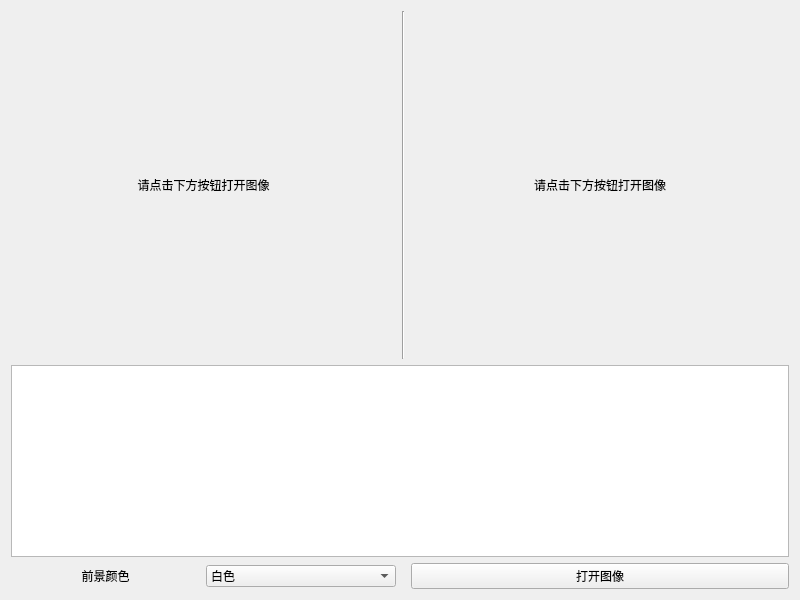
<?xml version="1.0" encoding="UTF-8"?>
<ui version="4.0">
 <class>ImageSegmentation</class>
 <widget class="QWidget" name="ImageSegmentation">
  <property name="geometry">
   <rect>
    <x>0</x>
    <y>0</y>
    <width>800</width>
    <height>600</height>
   </rect>
  </property>
  <property name="windowTitle">
   <string>图像分割</string>
  </property>
  <property name="styleSheet">
   <string notr="true"/>
  </property>
  <layout class="QGridLayout" name="gridLayout">
   <item row="0" column="2">
    <widget class="Line" name="line">
     <property name="orientation">
      <enum>Qt::Vertical</enum>
     </property>
    </widget>
   </item>
   <item row="1" column="0" colspan="5">
    <widget class="QTextBrowser" name="chainCodeTextBrowser">
     <property name="sizePolicy">
      <sizepolicy hsizetype="Expanding" vsizetype="Fixed">
       <horstretch>0</horstretch>
       <verstretch>0</verstretch>
      </sizepolicy>
     </property>
    </widget>
   </item>
   <item row="2" column="0">
    <widget class="QLabel" name="label">
     <property name="text">
      <string>前景颜色</string>
     </property>
     <property name="alignment">
      <set>Qt::AlignCenter</set>
     </property>
    </widget>
   </item>
   <item row="2" column="1">
    <widget class="QComboBox" name="foregroundColorComboBox">
     <item>
      <property name="text">
       <string>白色</string>
      </property>
     </item>
     <item>
      <property name="text">
       <string>黑色</string>
      </property>
     </item>
    </widget>
   </item>
   <item row="0" column="0" colspan="2">
    <widget class="QLabel" name="originImageLabel">
     <property name="styleSheet">
      <string notr="true"/>
     </property>
     <property name="text">
      <string>请点击下方按钮打开图像</string>
     </property>
     <property name="alignment">
      <set>Qt::AlignCenter</set>
     </property>
    </widget>
   </item>
   <item row="0" column="3" colspan="2">
    <widget class="QLabel" name="binaryImageLabel">
     <property name="styleSheet">
      <string notr="true"/>
     </property>
     <property name="text">
      <string>请点击下方按钮打开图像</string>
     </property>
     <property name="alignment">
      <set>Qt::AlignCenter</set>
     </property>
    </widget>
   </item>
   <item row="2" column="3" colspan="2">
    <widget class="QPushButton" name="openImageButton">
     <property name="text">
      <string>打开图像</string>
     </property>
    </widget>
   </item>
  </layout>
 </widget>
 <resources/>
 <connections/>
</ui>
